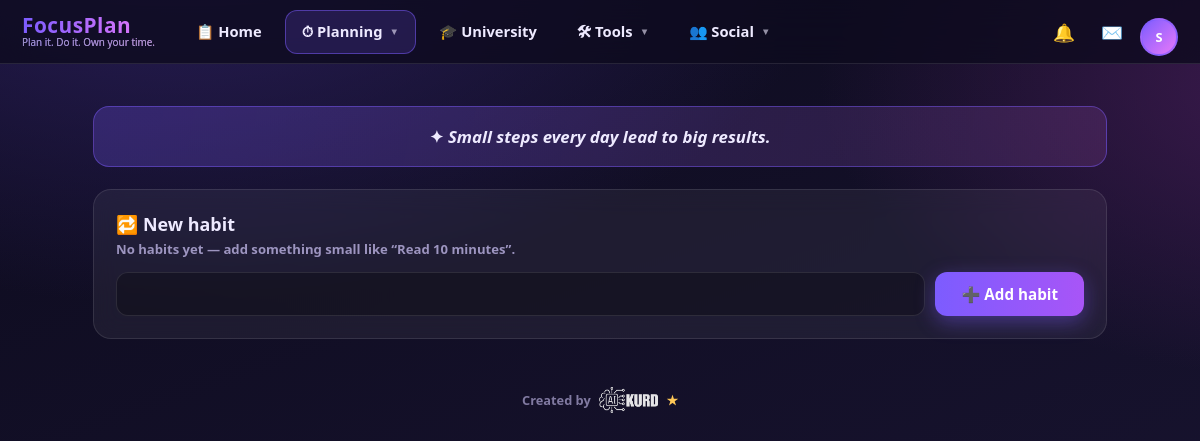
Page /habits (signed in) on the committed database.
### tables this page shows
CREATE TABLE settings (
        key   TEXT PRIMARY KEY,
        value TEXT
    );

CREATE TABLE users (
        id            INTEGER PRIMARY KEY AUTOINCREMENT,
        username      TEXT UNIQUE NOT NULL COLLATE NOCASE,
        password_hash TEXT NOT NULL,
        is_admin      INTEGER NOT NULL DEFAULT 0,
        created_at    TEXT NOT NULL,
        last_login    TEXT
    , theme TEXT DEFAULT 'dark', accent TEXT, full_name TEXT DEFAULT '', email TEXT DEFAULT '', bio TEXT DEFAULT '');

CREATE TABLE quotes (
        id      INTEGER PRIMARY KEY AUTOINCREMENT,
        text_en TEXT NOT NULL,
        text_ar TEXT DEFAULT '',
        text_ku TEXT DEFAULT ''
    );

### app.py (the view, shortened to what this page needs)
@app.route("/habits")
@login_required
def habits():
    from datetime import timedelta
    db = get_db()
    uid = session["user_id"]
    rows = db.execute("SELECT * FROM habits WHERE user_id = ? ORDER BY id",
                      (uid,)).fetchall()
    week = [(date.today() - timedelta(days=i)).isoformat() for i in range(6, -1, -1)]
    items = []
    return render_template("habits.html", user=current_user(), habits=items,
                           quote=random_quote())

### app.py (called while the page is built)
def avatar_url(user_id):
    folder = os.path.join(BASE_DIR, "static", "avatars")
    for ext in AVATAR_EXTS:
        p = os.path.join(folder, f"{user_id}.{ext}")
        if os.path.exists(p):
            return url_for("static", filename=f"avatars/{user_id}.{ext}",
                           v=int(os.path.getmtime(p)))
    return None

def get_db():
    if "db" not in g:
        g.db = sqlite3.connect(DB_PATH)
        g.db.row_factory = sqlite3.Row
        g.db.execute("PRAGMA foreign_keys = ON")
    return g.db

def tr(key):
    lang = session.get("lang", "en")
    return T.get(lang, T["en"]).get(key, T["en"].get(key, key))

def get_settings():
    rows = get_db().execute("SELECT key, value FROM settings").fetchall()
    return {r["key"]: r["value"] for r in rows}

def current_user():
    uid = session.get("user_id")
    if uid is None:
        return None
    return get_db().execute("SELECT * FROM users WHERE id = ?", (uid,)).fetchone()

def login_required(f):
    @wraps(f)
    def wrapper(*args, **kwargs):
        if session.get("user_id") is None:
            return redirect(url_for("login"))
        if current_user() is None:
            session.clear()
            return redirect(url_for("login"))
        return f(*args, **kwargs)
    return wrapper

def random_quote():
    lang = session.get("lang", "en")
    row = get_db().execute("SELECT * FROM quotes ORDER BY RANDOM() LIMIT 1").fetchone()
    if row is None:
        return ""
    return row[f"text_{lang}"] or row["text_en"]

### templates/habits.html (shortened to what this page needs)
{% extends "base.html" %}
{% block content %}
  <div class="quote">{{ quote }}</div>
  <div class="card" style="margin-bottom:22px">
    <h2>🔁 {{ t('new_habit') }}</h2>
    <div class="hint">{{ t('empty_habits') if not habits else '' }}</div>
    <form method="post" action="{{ url_for('habit_add') }}"
          style="display:flex; gap:10px; flex-wrap:wrap">
      <input name="name" required maxlength="60" style="flex:1; min-width:220px">
      <button class="primary" type="submit" style="width:auto; padding:11px 26px">
        ➕ {{ t('add_habit') }}</button>
    </form>
  </div>
{% endblock %}

### templates/base.html (shortened to what this page needs)
<!DOCTYPE html>
<html lang="{{ lang }}" dir="{{ 'rtl' if is_rtl else 'ltr' }}">
<head>
</head>
<body class="{{ theme }}">
<header class="topbar">
  <a class="brand" href="{{ url_for('index') }}">{{ settings.site_name }}<small>{{ tagline }}</small></a>
  {% if cu %}
  {% set soc = request.endpoint in ('friends','groups','group_page','messages','dm_thread','leaderboard','user_profile') %}
  {% set pln = request.endpoint in ('focus','habits','notes') %}
  <nav class="main-menu">
    <a class="tab {{ 'active' if request.endpoint == 'dashboard' }}" href="{{ url_for('dashboard') }}">📋 {{ t('home') }}</a>
    <details class="dd">
      <summary class="tab {{ 'active' if pln }}">⏱ {{ t('planning') }} <span class="caret">▼</span></summary>
    </details>
    <a class="tab {{ 'active' if request.endpoint == 'university' }}" href="{{ url_for('university') }}">🎓 {{ t('university') }}</a>
    <details class="dd">
      <summary class="tab {{ 'active' if request.endpoint and request.endpoint.startswith('tool_') }}">🛠 {{ t('tools') }} <span class="caret">▼</span></summary>
    </details>
    <details class="dd">
      <summary class="tab {{ 'active' if soc }}" style="position:relative">👥 {{ t('social') }} <span class="caret">▼</span>
      </summary>
    </details>
  </nav>
  <div class="top-actions">
    <a class="icon-btn {{ 'active' if request.endpoint == 'notifications' }}"
       href="{{ url_for('notifications') }}" title="{{ t('notifications') }}">🔔
      {% if unread_notifs %}<span class="dot-count">{{ unread_notifs }}</span>{% endif %}</a>
    <a class="icon-btn {{ 'active' if request.endpoint in ('messages','dm_thread') }}"
       href="{{ url_for('messages') }}" title="{{ t('messages_t') }}">✉️
      {% if unread_dms %}<span class="dot-count">{{ unread_dms }}</span>{% endif %}</a>
    <details class="dd">
      <summary style="cursor:pointer; display:inline-flex" title="{{ t('account') }}">
        {% set purl = av(cu.id) %}
        {% if purl %}
          <img src="{{ purl }}" alt="" class="avi" style="width:38px; height:38px">
        {% else %}
          <span class="avi avi-letter" style="width:38px; height:38px">{{ cu.username[0]|upper }}</span>
        {% endif %}
      </summary>
    </details>
  </div>
  {% endif %}
</header>
<div class="container">
  {% block content %}{% endblock %}
  <footer style="margin-top:48px; text-align:center; font-size:.8rem; color:var(--muted);
          display:flex; align-items:center; justify-content:center; gap:8px">
    <span style="opacity:.8">Created by</span>
    {% if site_logo %}
      <img src="{{ site_logo }}" alt="AI Kurd" class="site-logo"
           style="height:26px; width:auto; vertical-align:middle">
    {% else %}
      <span style="font-weight:800; background:linear-gradient(90deg, var(--accent), #e879f9);
                   -webkit-background-clip:text; background-clip:text; color:transparent">
        AI Kurd</span>
    {% endif %}
    <span style="color:#ffc857">★</span>
  </footer>
</div>
</body>
</html>

### rows in the picture
settings: value "Plan it. Do it. Own your time."
users: username "S"
quotes: text_en "Small steps every day lead to big results."

### other values in the picture
{{ t('home') }} "Home"
{{ t('planning') }} "Planning"
{{ t('university') }} "University"
{{ t('tools') }} "Tools"
{{ t('social') }} "Social"
{{ t('new_habit') }} "New habit"
{{ t('empty_habits') if not habits else '' }} "No habits yet — add something small like “Read 10 minutes”."
{{ t('add_habit') }} "Add habit"
